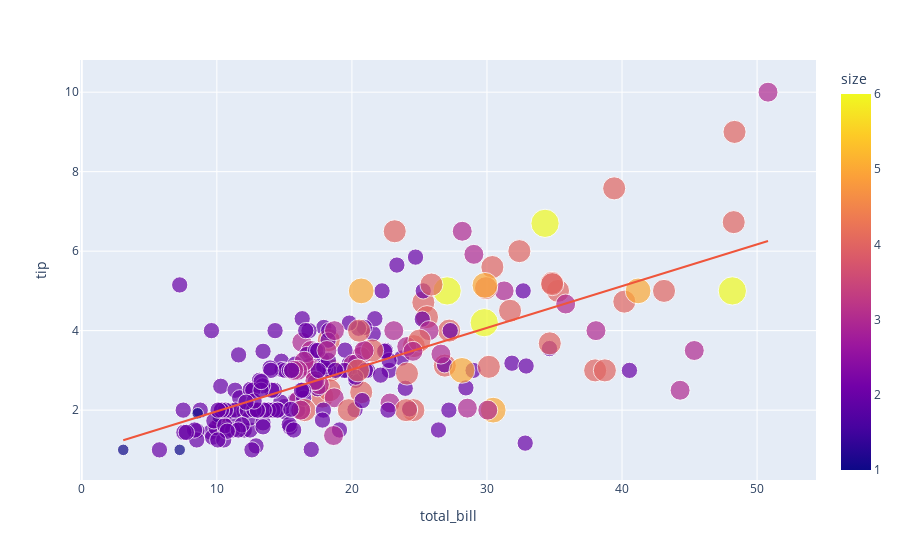

The cell this chart's notebook holds for it:
### Code cell
figure_2 = px.scatter(data_frame=dataset, x="total_bill", y="tip", size="size",color="size", trendline="ols" )
figure_2.show()

### Figure 1 — Plotly figure (JSON) as saved in the notebook; plotly's stock layout.template omitted (floating-point values rounded to 4 significant figures; data arrays with more than 128 entries replaced by an {"elided": "..."} marker saying what was removed)
{"data": [{"hovertemplate": "total_bill=%{x}<br>tip=%{y}<br>size=%{marker.color}<extra></extra>", "legendgroup": "", "marker": {"color": {"elided": "244 int values"}, "coloraxis": "coloraxis", "size": {"elided": "244 int values"}, "sizemode": "area", "sizeref": 0.015, "symbol": "circle"}, "mode": "markers", "name": "", "orientation": "v", "showlegend": false, "type": "scatter", "x": {"elided": "244 float values"}, "xaxis": "x", "y": {"elided": "244 float values"}, "yaxis": "y"}, {"hovertemplate": "<b>OLS trendline</b><br>tip = 0.105025 * total_bill + 0.92027<br>R<sup>2</sup>=0.456617<br><br>total_bill=%{x}<br>tip=%{y} <b>(trend)</b><extra></extra>", "legendgroup": "", "marker": {"symbol": "circle"}, "mode": "lines", "name": "", "showlegend": false, "type": "scatter", "x": {"elided": "244 float values"}, "xaxis": "x", "y": {"elided": "244 float values"}, "yaxis": "y"}], "layout": {"coloraxis": {"colorbar": {"title": {"text": "size"}}, "colorscale": [[0, "#0d0887"], [0.1111, "#46039f"], [0.2222, "#7201a8"], [0.3333, "#9c179e"], [0.4444, "#bd3786"], [0.5556, "#d8576b"], [0.6667, "#ed7953"], [0.7778, "#fb9f3a"], [0.8889, "#fdca26"], [1, "#f0f921"]]}, "legend": {"itemsizing": "constant", "tracegroupgap": 0}, "margin": {"t": 60}, "xaxis": {"anchor": "y", "domain": [0, 1], "title": {"text": "total_bill"}}, "yaxis": {"anchor": "x", "domain": [0, 1], "title": {"text": "tip"}}}}
